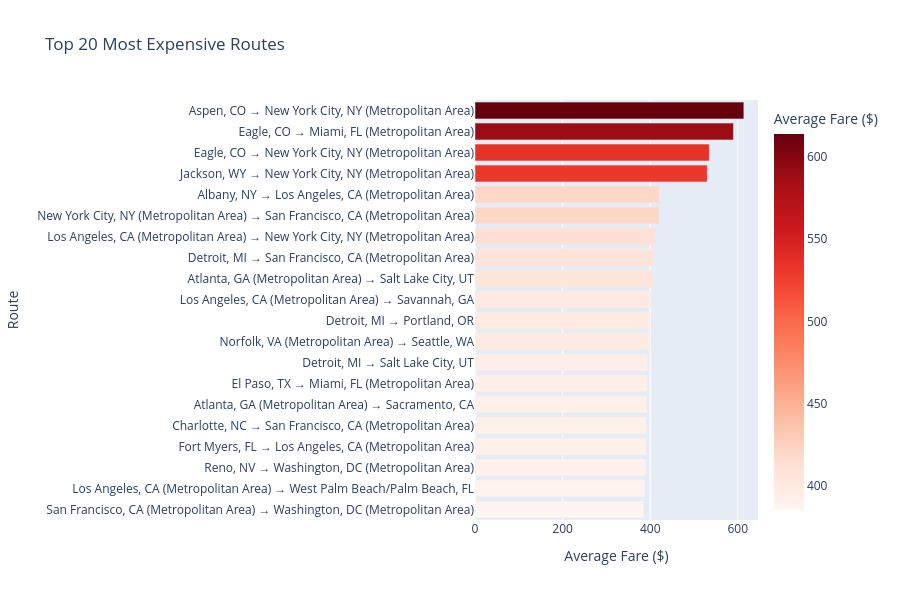

The cell this chart's notebook holds for it:
### Markdown cell above
## 1. Average Fare by Route (Top 20)

Which routes are most expensive?

### Code cell
# Create route column
df['route'] = df['city1'] + ' → ' + df['city2']

# Calculate average fare by route
route_fares = df.groupby('route').agg({
    'fare': 'mean',
    'passengers': 'sum',
    'nsmiles': 'mean'
}).reset_index()

# Get top 20 most expensive routes
top_expensive = route_fares.nlargest(20, 'fare')

fig = px.bar(top_expensive, 
             x='fare', 
             y='route',
             orientation='h',
             title='Top 20 Most Expensive Routes',
             labels={'fare': 'Average Fare ($)', 'route': 'Route'},
             color='fare',
             color_continuous_scale='Reds',
             hover_data={'passengers': ':,', 'nsmiles': ':.0f'})

fig.update_layout(height=600, yaxis={'categoryorder':'total ascending'})
fig.show()

### Figure 1 — Plotly figure (JSON) as saved in the notebook; plotly's stock layout.template omitted (floating-point values rounded to 4 significant figures)
{"data": [{"customdata": [[1002.0, 1750.0], [924.0, 1810.0], [1663.0, 1746.0], [1964.0, 1894.0], [713.0, 2468.0], [116400.0, 2617.0], [177700.0, 2510.0], [14080.0, 2079.0], [10550.0, 1590.0], [1782.0, 2152.0], [3058.0, 1953.0], [686.0, 2437.0], [5213.0, 1481.0], [214.0, 1633.0], [5445.0, 2092.0], [9016.0, 2296.0], [2499.0, 2238.0], [481.0, 2286.0], [2384.0, 2330.0], [45900.0, 2457.0]], "hovertemplate": "Average Fare ($)=%{marker.color}<br>Route=%{y}<br>passengers=%{customdata[0]:,}<br>nsmiles=%{customdata[1]:.0f}<extra></extra>", "legendgroup": "", "marker": {"color": [613.8, 590.1, 535.1, 530.4, 420.8, 420.4, 412.2, 408.1, 405.4, 400.3, 399.2, 399.1, 394.5, 393.6, 392.2, 391.4, 391.0, 390.5, 387.9, 385.6], "coloraxis": "coloraxis", "pattern": {"shape": ""}}, "name": "", "orientation": "h", "showlegend": false, "textposition": "auto", "type": "bar", "x": [613.8, 590.1, 535.1, 530.4, 420.8, 420.4, 412.2, 408.1, 405.4, 400.3, 399.2, 399.1, 394.5, 393.6, 392.2, 391.4, 391.0, 390.5, 387.9, 385.6], "xaxis": "x", "y": ["Aspen, CO → New York City, NY (Metropolitan Area)", "Eagle, CO → Miami, FL (Metropolitan Area)", "Eagle, CO → New York City, NY (Metropolitan Area)", "Jackson, WY → New York City, NY (Metropolitan Area)", "Albany, NY → Los Angeles, CA (Metropolitan Area)", "New York City, NY (Metropolitan Area) → San Francisco, CA (Metropolitan Area)", "Los Angeles, CA (Metropolitan Area) → New York City, NY (Metropolitan Area)", "Detroit, MI → San Francisco, CA (Metropolitan Area)", "Atlanta, GA (Metropolitan Area) → Salt Lake City, UT", "Los Angeles, CA (Metropolitan Area) → Savannah, GA", "Detroit, MI → Portland, OR", "Norfolk, VA (Metropolitan Area) → Seattle, WA", "Detroit, MI → Salt Lake City, UT", "El Paso, TX → Miami, FL (Metropolitan Area)", "Atlanta, GA (Metropolitan Area) → Sacramento, CA", "Charlotte, NC → San Francisco, CA (Metropolitan Area)", "Fort Myers, FL → Los Angeles, CA (Metropolitan Area)", "Reno, NV → Washington, DC (Metropolitan Area)", "Los Angeles, CA (Metropolitan Area) → West Palm Beach/Palm Beach, FL", "San Francisco, CA (Metropolitan Area) → Washington, DC (Metropolitan Area)"], "yaxis": "y"}], "layout": {"barmode": "relative", "coloraxis": {"colorbar": {"title": {"text": "Average Fare ($)"}}, "colorscale": [[0, "rgb(255,245,240)"], [0.125, "rgb(254,224,210)"], [0.25, "rgb(252,187,161)"], [0.375, "rgb(252,146,114)"], [0.5, "rgb(251,106,74)"], [0.625, "rgb(239,59,44)"], [0.75, "rgb(203,24,29)"], [0.875, "rgb(165,15,21)"], [1, "rgb(103,0,13)"]]}, "height": 600, "legend": {"tracegroupgap": 0}, "title": {"text": "Top 20 Most Expensive Routes"}, "xaxis": {"anchor": "y", "domain": [0, 1], "title": {"text": "Average Fare ($)"}}, "yaxis": {"anchor": "x", "categoryorder": "total ascending", "domain": [0, 1], "title": {"text": "Route"}}}}
